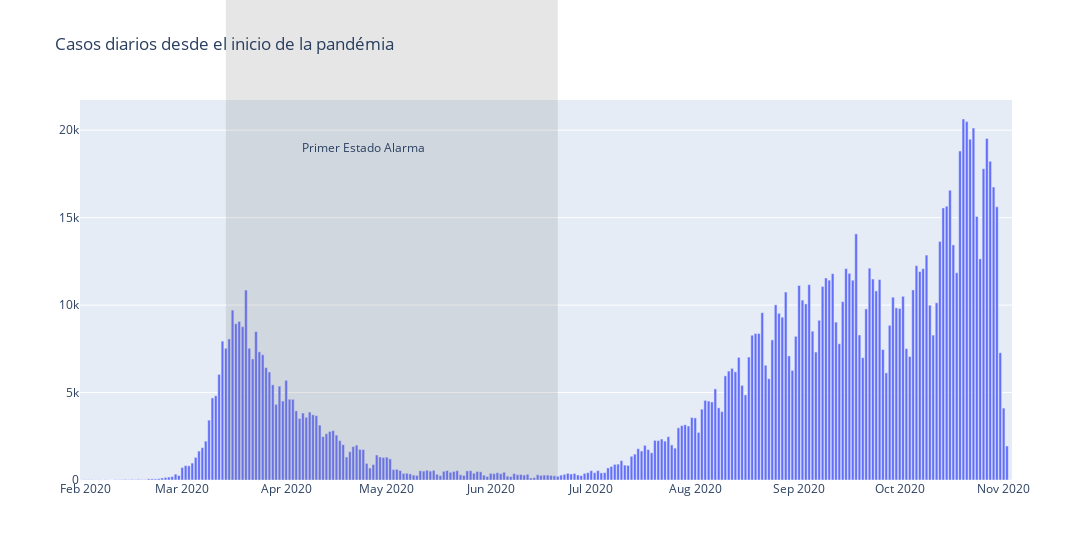

Source (notebook cell):
### Markdown cell above
La curva de contagiados en España desde el inicio de la pandémia se muestra a continuación:

### Code cell
fig = go.Figure()
#fig.add_trace(go.Bar(x=spain['fecha'], y=spain['num_casos_prueba_pcr'], name= 'Nuevos PCR'))
fig.add_trace(go.Bar(x=spain['fecha'], y=spain['num_casos'], name='Nuevos casos'))
fig.update_layout(legend=dict(orientation='h', bgcolor='LightSteelBlue'), width=1200, title='Casos diarios desde el inicio de la pandémia')
fig.add_vrect(x0='2020-03-14', x1='2020-06-21', y1=22000, line_width=0, fillcolor='grey', opacity=0.2)
fig.add_annotation(text='Primer Estado Alarma', hovertext='Periodo de declaración del primer Estado de Alarma de la pandémia', x='2020-04-24', y=19000, showarrow=False)
#fig.add_vrect(x0='2020-10-25', x1='2021-04-24', y1=20000, line_width=0, fillcolor='grey', opacity=0.2)
#fig.add_annotation(text='Segundo Estado Alarma', hovertext='Periodo de declaración del segundo Estado de Alarma de la pandémia', x='2020-10-24', y='19000', showarrow=False)
fig.show()

### Figure 1 — Plotly figure (JSON) as saved in the notebook; plotly's stock layout.template omitted (floating-point values rounded to 4 significant figures; data arrays with more than 128 entries replaced by an {"elided": "..."} marker saying what was removed)
{"data": [{"name": "Nuevos casos", "type": "bar", "x": {"elided": "278 str values"}, "y": {"elided": "278 int values"}}], "layout": {"annotations": [{"hovertext": "Periodo de declaración del primer Estado de Alarma de la pandémia", "showarrow": false, "text": "Primer Estado Alarma", "x": "2020-04-24", "y": 19000}], "legend": {"bgcolor": "LightSteelBlue", "orientation": "h"}, "shapes": [{"fillcolor": "grey", "line": {"width": 0}, "opacity": 0.2, "type": "rect", "x0": "2020-03-14", "x1": "2020-06-21", "xref": "x", "y0": 0, "y1": 22000, "yref": "y domain"}], "title": {"text": "Casos diarios desde el inicio de la pandémia"}, "width": 1200}}
